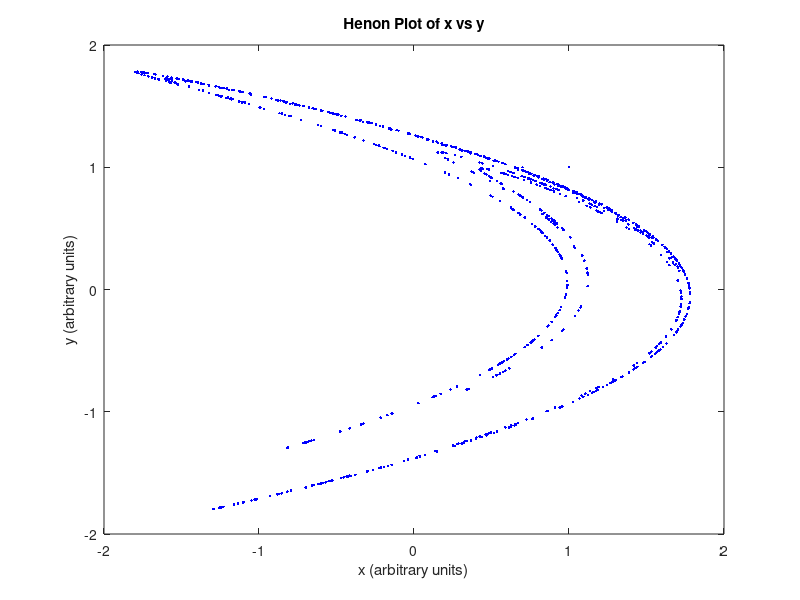

Reproduce this figure in MATLAB.
%this program will plot a henon attractor.

N = 1000;	%number of iterates

%initialize arrays
x = zeros(1,N);	
y = zeros(1,N);

%assign initial values to x(n) and y(n)

x(1) = 1;
y(1) = 1;

%start loop for interative values of function

for i = 1:N;

	x(i+1) = 1.4 - x(i)*x(i) + 0.3*y(i);
	y(i+1) = x(i);

end %for loop

%plot the function and label axes

plot(x,y,'.b')
title('Henon Plot of x vs y');
xlabel ('x (arbitrary units)');
ylabel ('y (arbitrary units)');
